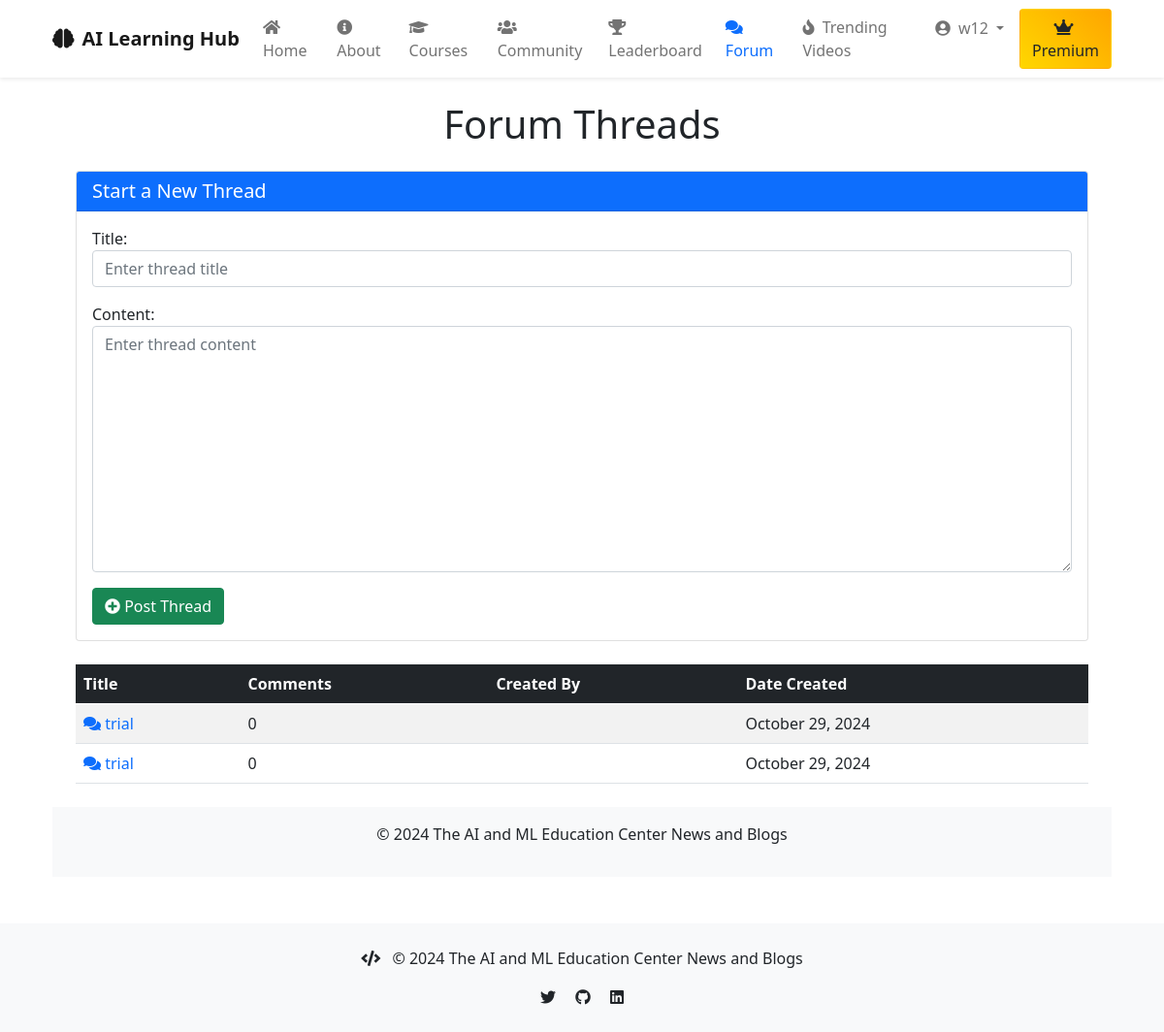
Screenshot of /forum/ (signed in) with the database file from the repository.
### apps/models.py (models this page shows)
class ForumThread(models.Model):
    title = models.CharField(max_length=200)
    content = models.TextField()
    author = models.ForeignKey(User, on_delete=models.CASCADE)
    created_at = models.DateTimeField(auto_now_add=True)
    updated_at = models.DateTimeField(auto_now=True)

### apps/views.py (the view)
# urls.py: path('forum/', views.forum_list, name='forum_list'),
@login_required
def forum_list(request):
    threads = ForumThread.objects.annotate(comment_count=Count('forumcomment'))
    if request.method == 'POST':
        form = NewThreadForm(request.POST)
        if form.is_valid():
            new_thread = form.save(commit=False)
            new_thread.author = request.user
            new_thread.save()
            return redirect('blog:forum_list')
    else:
        form = NewThreadForm()
    return render(request, 'forum_list.html', {'threads': threads, 'form': form})

### apps/forms.py
class NewThreadForm(forms.ModelForm):
    class Meta:
        model = ForumThread
        fields = ['title', 'content']
        widgets = {
            'title': forms.TextInput(attrs={'class': 'form-control', 'placeholder': 'Enter thread title'}),
            'content': forms.Textarea(attrs={'class': 'form-control', 'placeholder': 'Enter thread content'}),
        }

### apps/models.py (called while the page is built)
    def has_premium_access(self):
        return self.subscription_status

### apps/templates/forum_list.html (shortened to what this page needs)
{% extends 'base.html' %}
{% block content %}
<!DOCTYPE html>
<html lang="en">
<head>
    <link rel="stylesheet" href="https://cdn.jsdelivr.net/npm/bootstrap@5.0.2/dist/css/bootstrap.min.css">
    <link rel="stylesheet" href="https://cdnjs.cloudflare.com/ajax/libs/font-awesome/5.15.4/css/all.min.css">
</head>
<body>
    <div class="container mt-4">
        <h1 class="text-center mb-4">Forum Threads</h1>
        <div class="card mb-4">
            <div class="card-header text-white bg-primary">
                <h5 class="mb-0">Start a New Thread</h5>
            </div>
            <div class="card-body">
                <form method="POST" action="">
                    {{ form.as_p }}
                    <button type="submit" class="btn btn-success">
                        <i class="fas fa-plus-circle"></i> Post Thread
                    </button>
                </form>
            </div>
        </div>
        <table class="table table-hover table-striped">
            <thead class="table-dark">
                <tr>
                    <th>Title</th>
                    <th>Comments</th>
                    <th>Created By</th>
                    <th>Date Created</th>
                </tr>
            </thead>
            <tbody>
                {% for thread in threads %}
                <tr>
                    <td>
                        <a href="{% url 'blog:thread_detail' thread.id %}" class="text-decoration-none">
                            <i class="fas fa-comments"></i> {{ thread.title }}
                        </a>
                    </td>
                    <td>{{ thread.comment_count }}</td>
                    <td>{{ thread.created_by.username }}</td>
                    <td>{{ thread.created_at|date:"F j, Y" }}</td>
                </tr>
                {% empty %}
                <tr>
                    <td colspan="4" class="text-center">No threads available.</td>
                </tr>
                {% endfor %}
            </tbody>
        </table>
    </div>
    <footer class="bg-light text-center p-3 mt-4">
        <p>&copy; {% now "Y" %} The AI and ML Education Center News and Blogs</p>
    </footer>
</body>
</html>
{% endblock %}

### apps/templates/base.html (shortened to what this page needs)
<!DOCTYPE html>
<html lang="en">
<head>
    <link href="https://cdn.jsdelivr.net/npm/bootstrap@5.3.0/dist/css/bootstrap.min.css" rel="stylesheet">
    <link href="https://cdnjs.cloudflare.com/ajax/libs/font-awesome/6.4.0/css/all.min.css" rel="stylesheet">
</head>
<body>
<nav class="navbar navbar-expand-lg navbar-light bg-white">
    <div class="container">
        <a class="navbar-brand" href="/">
            <i class="fas fa-brain me-2"></i>AI Learning Hub
        </a>
        <div class="collapse navbar-collapse" id="navbarNav">
            <ul class="navbar-nav me-auto mb-2 mb-lg-0">
                <li class="nav-item">
                    <a class="nav-link {% if request.path == '/' %}active{% endif %}" href="/">
                        <i class="fas fa-home me-1"></i> Home
                    </a>
                </li>
                <li class="nav-item">
                    <a class="nav-link {% if request.path == '/about/' %}active{% endif %}" href="/about/">
                        <i class="fas fa-info-circle me-1"></i> About
                    </a>
                </li>
                <li class="nav-item">
                    <a class="nav-link {% if request.path == '/courses/' %}active{% endif %}" href="/courses/">
                        <i class="fas fa-graduation-cap me-1"></i> Courses
                    </a>
                </li>
                <li class="nav-item">
                    <a class="nav-link {% if request.path == '/blog/' %}active{% endif %}" href="/blog/">
                        <i class="fas fa-users me-1"></i> Community
                    </a>
                </li>
                <li class="nav-item">
                    <a class="nav-link {% if request.path == '/leaderboard/' %}active{% endif %}" href="{% url 'blog:leaderboard' %}">
                        <i class="fas fa-trophy me-1"></i> Leaderboard
                    </a>
                </li>
                <li class="nav-item">
                    <a class="nav-link {% if request.path == '/forum/' %}active{% endif %}" href="{% url 'blog:forum_list' %}">
                        <i class="fas fa-comments me-1"></i> Forum
                    </a>
                </li>
                <li class="nav-item">
                    <a class="nav-link {% if request.path == '/trending-videos/' %}active{% endif %}" href="{% url 'blog:trending_videos' %}">
                        <i class="fas fa-fire me-1"></i> Trending Videos
                    </a>
                </li>
            </ul>
            <ul class="navbar-nav ms-auto">
                {% if user.is_authenticated %}
                    <li class="nav-item dropdown">
                        <a class="nav-link dropdown-toggle" href="#" id="navbarDropdown" role="button"
                           data-bs-toggle="dropdown" aria-expanded="false">
                            <i class="fas fa-user-circle me-1"></i> {{ user.username }}
                        </a>
                    </li>
                    {% if user.userprofile.has_premium_access %}
                        <li class="nav-item ms-lg-2 mt-2 mt-lg-0">
                            <span class="btn premium-badge">
                                <i class="fas fa-crown me-1"></i> Premium
                            </span>
                        </li>
                    {% else %}
                        <li class="nav-item ms-lg-2 mt-2 mt-lg-0">
                            <a href="{% url 'blog:upgrade_to_premium' %}" class="btn upgrade-btn text-white">
                                <i class="fas fa-star me-1"></i> Upgrade to Premium
                            </a>
                        </li>
                    {% endif %}
                {% else %}
                    <li class="nav-item mt-2 mt-lg-0">
                        <a href="{% url 'blog:register' %}" class="btn btn-primary">
                            <i class="fas fa-user-plus me-1"></i> Register
                        </a>
                    </li>
                {% endif %}
            </ul>
        </div>
    </div>
</nav>
<main class="container mt-4">
    {% block content %}{% endblock %}
</main>
<footer class="bg-light text-center p-4 mt-5">
    <div class="container">
        <div class="row">
            <div class="col-12">
                <p class="mb-0">
                    <i class="fas fa-code me-2"></i>
                    &copy; {% now "Y" %} The AI and ML Education Center News and Blogs
                </p>
                <div class="mt-3">
                    <a href="#" class="text-decoration-none text-dark mx-2">
                        <i class="fab fa-twitter"></i>
                    </a>
                    <a href="#" class="text-decoration-none text-dark mx-2">
                        <i class="fab fa-github"></i>
                    </a>
                    <a href="#" class="text-decoration-none text-dark mx-2">
                        <i class="fab fa-linkedin"></i>
                    </a>
                </div>
            </div>
        </div>
    </div>
</footer>
</body>
</html>

### apps/templates/base.html (style rules this page uses)
.navbar { box-shadow: 0 2px 4px rgba(0,0,0,.08); }
.navbar-brand { font-weight: 600; font-size: 1.5rem; }
.nav-link { font-weight: 500; transition: color 0.3s ease; }
.nav-link.active { color: #0d6efd !important; }
.premium-badge { background: linear-gradient(45deg, #FFD700, #FFA500); border: none; font-weight: 600; }

### rows the page displays
ForumThread: title "trial", comment_count "0", created_at "October 29, 2024"
ForumThread: title "trial", comment_count "0", created_at "October 29, 2024"

### other values shown
{{ user.username }} "w12"
